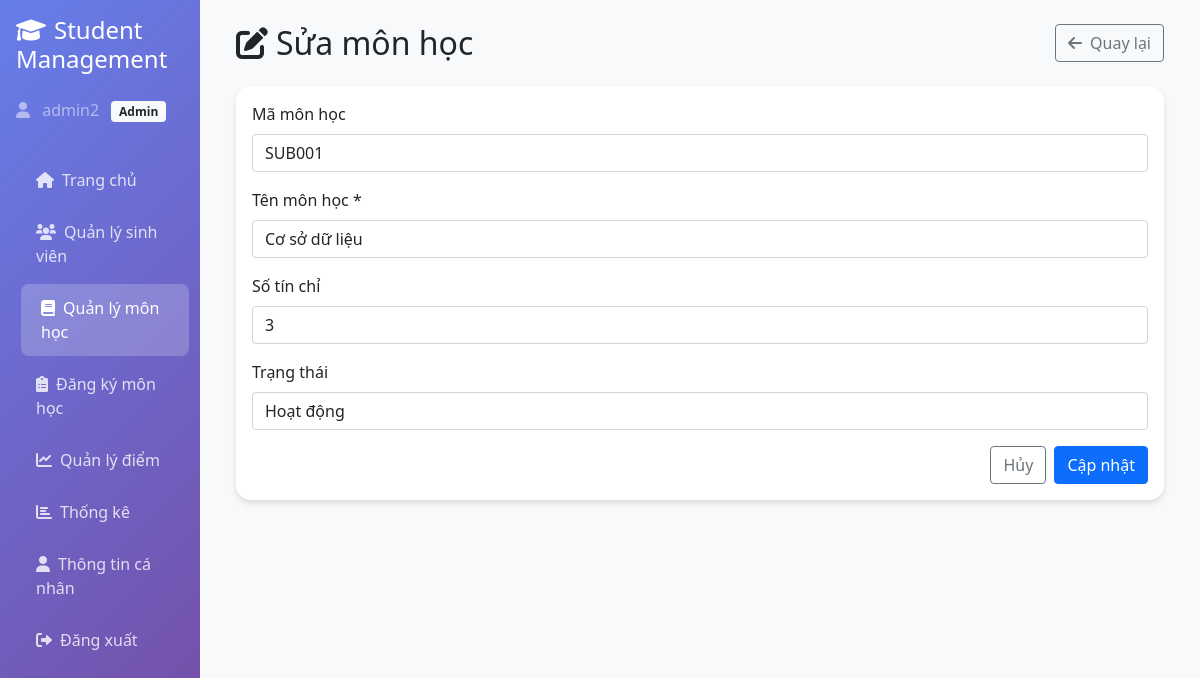
Screenshot of /subjects/edit.php?id=1 (signed in) with the database file from the repository.
### tables this page shows
CREATE TABLE IF NOT EXISTS `subjects` (
  `id` int(11) NOT NULL AUTO_INCREMENT,
  `code` varchar(20) DEFAULT NULL COMMENT 'Mã môn học (ví dụ: MATH101)',
  `name` varchar(100) NOT NULL COMMENT 'Tên môn học',
  `credits` int(11) DEFAULT 3 COMMENT 'Số tín chỉ',
  `status` enum('active','inactive') DEFAULT 'active',
  `created_at` timestamp NOT NULL DEFAULT current_timestamp(),
  PRIMARY KEY (`id`),
  UNIQUE KEY `code` (`code`),
  KEY `idx_subjects_name` (`name`),
  KEY `idx_subjects_status` (`status`)
);

### utils.php (called while the page is built, shortened)
<?php
function isLoggedIn()
{
    return isset($_SESSION['user_id']);
}
function getRolePermissions($role)
{
    $permissions = [
        'student' => [
            PERMISSION_VIEW_STUDENTS,
            PERMISSION_VIEW_SCORES
        ],
        'teacher' => [
            PERMISSION_VIEW_STUDENTS,
            PERMISSION_ADD_STUDENTS,
            PERMISSION_EDIT_STUDENTS,
            PERMISSION_VIEW_SCORES,
            PERMISSION_ADD_SCORES,
            PERMISSION_EDIT_SCORES,
            PERMISSION_VIEW_STATISTICS,
            PERMISSION_EXPORT_DATA,
            PERMISSION_VIEW_SUBJECTS,
            PERMISSION_VIEW_ENROLLMENTS,
            PERMISSION_ADD_ENROLLMENTS
        ],
        'admin' => [
            PERMISSION_VIEW_STUDENTS,
            PERMISSION_ADD_STUDENTS,
            PERMISSION_EDIT_STUDENTS,
            PERMISSION_DELETE_STUDENTS,
            PERMISSION_VIEW_SCORES,
            PERMISSION_ADD_SCORES,
            PERMISSION_EDIT_SCORES,
            PERMISSION_DELETE_SCORES,
            PERMISSION_VIEW_STATISTICS,
            PERMISSION_EXPORT_DATA,
            PERMISSION_VIEW_SUBJECTS,
            PERMISSION_ADD_SUBJECTS,
            PERMISSION_EDIT_SUBJECTS,
            PERMISSION_DELETE_SUBJECTS,
            PERMISSION_VIEW_ENROLLMENTS,
            PERMISSION_ADD_ENROLLMENTS,
            PERMISSION_DELETE_ENROLLMENTS
        ],
        'superadmin' => [
            PERMISSION_VIEW_STUDENTS,
            PERMISSION_ADD_STUDENTS,
            PERMISSION_EDIT_STUDENTS,
            PERMISSION_DELETE_STUDENTS,
            PERMISSION_VIEW_SCORES,
            PERMISSION_ADD_SCORES,
            PERMISSION_EDIT_SCORES,
            PERMISSION_DELETE_SCORES,
            PERMISSION_VIEW_STATISTICS,
            PERMISSION_MANAGE_USERS,
            PERMISSION_EXPORT_DATA,
            PERMISSION_VIEW_SUBJECTS,
            PERMISSION_ADD_SUBJECTS,
            PERMISSION_EDIT_SUBJECTS,
            PERMISSION_DELETE_SUBJECTS,
            PERMISSION_VIEW_ENROLLMENTS,
            PERMISSION_ADD_ENROLLMENTS,
            PERMISSION_DELETE_ENROLLMENTS
        ]
    ];
    return $permissions[$role] ?? [];
}
function hasPermission($permission)
{
    $userRole = $_SESSION['role'];
    $userPermissions = getRolePermissions($userRole);
    return in_array($permission, $userPermissions);
}

### subjectController.php (called while the page is built, shortened)
<?php
require_once 'config/db.php';
require_once 'utils.php';
class SubjectController
{
    private $conn;
    public function __construct()
    {
        $database = new Database();
        $this->conn = $database->getConnection();
    }
    public function getSubjectById($id)
    {
        $query = "SELECT * FROM subjects WHERE id = :id";
        $stmt = $this->conn->prepare($query);
        $stmt->bindParam(':id', $id);
        $stmt->execute();
        return $stmt->fetch(PDO::FETCH_ASSOC);
    }
}

### config/db.php (called while the page is built, shortened)
<?php
class Database {
    private $host = 'localhost';
    private $db_name = 'student_management';
    private $username = 'root';
    private $password = '';
    public function getConnection() {
        $this->conn = null;
        try {
            $host = trim($this->host);
            $db_name = trim($this->db_name);
            $username = trim($this->username);
            $password = trim($this->password);
            $dsn = "mysql:host=" . $host . ";dbname=" . $db_name . ";charset=utf8mb4";
            $this->conn = new PDO($dsn, $username, $password);
            $this->conn->setAttribute(PDO::ATTR_ERRMODE, PDO::ERRMODE_EXCEPTION);
            $this->conn->setAttribute(PDO::ATTR_DEFAULT_FETCH_MODE, PDO::FETCH_ASSOC);
            $this->conn->exec("SET NAMES utf8mb4 COLLATE utf8mb4_unicode_ci");
        } catch(PDOException $exception) {
            $error_msg = "Lỗi kết nối CSDL: " . $exception->getMessage();
            if (strpos($exception->getMessage(), 'Access denied') !== false) {
                $error_msg .= "\n\n⚠️ LƯU Ý: Kiểm tra lại:\n";
                $error_msg .= "- Database name: '" . $this->db_name . "' (có thể có dấu cách thừa)\n";
                $error_msg .= "- Username: '" . $this->username . "'\n";
                $error_msg .= "- Host: '" . $this->host . "'\n";
                $error_msg .= "- Đảm bảo database đã được tạo trên hosting\n";
            }
            echo $error_msg;
        }
        return $this->conn;
    }
}
?>

### subjects/edit.php (the view, shortened to what this page needs)
<?php
require_once '../utils.php';
require_once '../subjectController.php';
$hasPermission = hasPermission(PERMISSION_EDIT_SUBJECTS);
$subjectController = new SubjectController();
$id = $_GET['id'] ?? 0;
$subject = $hasPermission ? $subjectController->getSubjectById($id) : null;
$data = $subject ?? [];
?>
<!DOCTYPE html>
<html lang="vi">
<head>
    <link href="https://cdn.jsdelivr.net/npm/bootstrap@5.1.3/dist/css/bootstrap.min.css" rel="stylesheet">
    <link href="https://cdnjs.cloudflare.com/ajax/libs/font-awesome/6.0.0/css/all.min.css" rel="stylesheet">
</head>
<body>
    <div class="container-fluid">
        <div class="row">
            <div class="col-md-3 col-lg-2 sidebar p-0 d-none d-md-block">
                <div class="p-3">
                    <h4 class="text-white mb-4">
                        <i class="fas fa-graduation-cap me-2"></i>Student Management
                    </h4>
                    <div class="text-white-50 mb-3">
                        <i class="fas fa-user me-2"></i>
                        <?php echo htmlspecialchars($_SESSION['username']); ?>
                        <span class="badge bg-light text-dark ms-2"><?php echo ucfirst($_SESSION['role']); ?></span>
                    </div>
                </div>
                <nav class="nav flex-column px-3">
                    <a class="nav-link" href="../index.php">
                        <i class="fas fa-home me-2"></i>Trang chủ
                    </a>
                    <a class="nav-link" href="../students/list.php">
                        <i class="fas fa-users me-2"></i>Quản lý sinh viên
                    </a>
                    <a class="nav-link active" href="list.php">
                        <i class="fas fa-book me-2"></i>Quản lý môn học
                    </a>
                    <a class="nav-link" href="../enrollments/list.php">
                        <i class="fas fa-clipboard-list me-2"></i>Đăng ký môn học
                    </a>
                    <a class="nav-link" href="../scores/list.php">
                        <i class="fas fa-chart-line me-2"></i>Quản lý điểm
                    </a>
                    <a class="nav-link" href="../charts/statistics.php">
                        <i class="fas fa-chart-bar me-2"></i>Thống kê
                    </a>
                    <a class="nav-link" href="../public/profile.php">
                        <i class="fas fa-user me-2"></i>Thông tin cá nhân
                    </a>
                    <a class="nav-link" href="../public/logout.php">
                        <i class="fas fa-sign-out-alt me-2"></i>Đăng xuất
                    </a>
                </nav>
            </div>
            <div class="col-md-9 col-lg-10 main-content">
                <div class="p-4">
                    <?php if (!$hasPermission): ?>
                        <div class="card">
                            <div class="card-body text-center py-5">
                                <i class="fas fa-lock fa-4x text-warning mb-3 d-block"></i>
                                <h4 class="text-muted mb-3">Bạn không có quyền truy cập trang này</h4>
                                <p class="text-muted">Vui lòng liên hệ quản trị viên để được cấp quyền.</p>
                                <a href="../index.php" class="btn btn-primary mt-3">
                                    <i class="fas fa-arrow-left me-2"></i>Quay về trang chủ
                                </a>
                            </div>
                        </div>
                    <?php else: ?>
                    <div class="d-flex justify-content-between align-items-center mb-4">
                        <div class="d-flex align-items-center gap-3">
                            <h2 class="mb-0"><i class="fas fa-edit me-2"></i>Sửa môn học</h2>
                        </div>
                        <a href="list.php" class="btn btn-outline-secondary">
                            <i class="fas fa-arrow-left me-2"></i>Quay lại
                        </a>
                    </div>
                    <div class="card">
                        <div class="card-body">
                            <form method="POST">
                                <div class="mb-3">
                                    <label for="code" class="form-label">Mã môn học</label>
                                    <input type="text" class="form-control" id="code" name="code"
                                        value="<?php echo htmlspecialchars($data['code'] ?? ''); ?>"
                                        placeholder="Ví dụ: MATH101">
                                </div>
                                <div class="mb-3">
                                    <label for="name" class="form-label">Tên môn học *</label>
                                    <input type="text" class="form-control" id="name" name="name"
                                        value="<?php echo htmlspecialchars($data['name'] ?? ''); ?>"
                                        placeholder="Ví dụ: Toán cao cấp" required>
                                </div>
                                <div class="mb-3">
                                    <label for="credits" class="form-label">Số tín chỉ</label>
                                    <input type="number" class="form-control" id="credits" name="credits"
                                        value="<?php echo $data['credits'] ?? 3; ?>" min="1" max="10">
                                </div>
                                <div class="mb-3">
                                    <label for="status" class="form-label">Trạng thái</label>
                                    <select class="form-control" id="status" name="status">
                                        <option value="active" <?php echo ($data['status'] == 'active') ? 'selected' : ''; ?>>Hoạt động</option>
                                    </select>
                                </div>
                                <div class="d-flex justify-content-end gap-2">
                                    <a href="list.php" class="btn btn-outline-secondary">Hủy</a>
                                    <button type="submit" class="btn btn-primary">Cập nhật</button>
                                </div>
                            </form>
                        </div>
                    </div>
                    <?php endif; ?>
                </div>
            </div>
        </div>
    </div>
</body>
</html>

### subjects/edit.php (style rules this page uses)
.sidebar, .offcanvas-sidebar { min-height: 100vh; background: linear-gradient(135deg, #667eea 0%, #764ba2 100%); }
.sidebar .nav-link, .offcanvas-sidebar .nav-link { color: rgba(255, 255, 255, 0.8); padding: 12px 20px; border-radius: 8px; margin: 2px 0; transition: all 0.3s; }
.sidebar .nav-link:hover, .sidebar .nav-link.active, .offcanvas-sidebar .nav-link:hover, .offcanvas-sidebar .nav-link.active { color: white; background: rgba(255, 255, 255, 0.2); transform: translateX(5px); }
.main-content { background-color: #f8f9fa; min-height: 100vh; }
.card { border: none; border-radius: 15px; box-shadow: 0 4px 6px rgba(0, 0, 0, 0.1); }

### rows the page displays
subjects: code "SUB001", name "Cơ sở dữ liệu", credits "3", status "Hoạt động"

### other values shown
$_SESSION['username'] "admin2"
$_SESSION['role'] "Admin"
